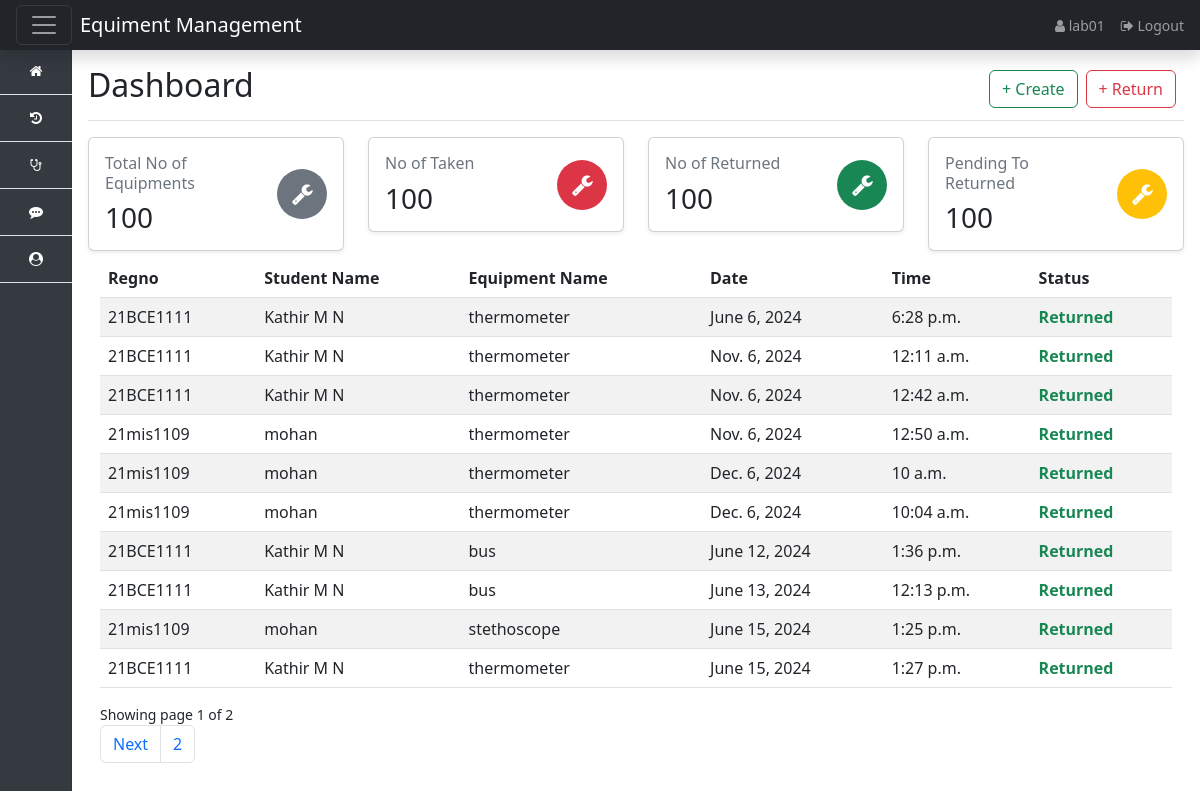
Screenshot of /Dashboard (signed in) with the database file from the repository.
### app/models.py (models this page shows, shortened)
class Manage_Equiment(models.Model):
    borrowed_date = models.DateField(default=now)
    borrowed_time = models.TimeField()
    regno = models.CharField(max_length=100)
    stud_name = models.CharField(max_length=100,null=True)
    category = models.CharField(max_length=266)
    returned_time = models.TimeField(null=True, blank=True)
    returned_date = models.DateField(null=True, blank=True)
    status = models.BooleanField(default=False)
    handled_by = models.ForeignKey(User, on_delete=models.SET_NULL, null=True, blank=True)
    class Meta:
        ordering: ['-date'] # type: ignore

### app/views.py (the view)
# urls.py: path('Dashboard',views.index, name='index'),
def index(request):
    categories = Category.objects.all()
    equipment = Manage_Equiment.objects.filter(handled_by=request.user)
    paginator = Paginator(equipment,10)
    page_number = request.GET.get('page')
    page_obj = Paginator.get_page(paginator,page_number)
    context = {
        'equiment' : equipment,
        'page_obj' : page_obj
    }
    return render(request,'equiments/index.html',context)

### Template/equiments/index.html (shortened to what this page needs)
{% extends 'base.html' %}
{% block content %}
    <div class="d-flex justify-content-between flex-wrap flex-md-nowrap align-items-center  pb-2 mb-3 border-bottom">
        <h1 class="h2">Dashboard</h1>
        <div class="btn-toolbar mb-2 mb-md-0">
            <div class="btn-group me-2">
                <a href="{% url 'borrowequipment' %}" class="btn btn-outline-success">+ Create</a>
            </div>
            <div class="btn-group me-2">
                <a href="{% url 'returnequipment' %}" class="btn btn-outline-danger">+ Return</a>
            </div>
        </div>
    </div>
    <div class="row g-6 mb-6">
        <div class="col-xl-3 col-sm-6 col-12 mb-2">
            <div class="card shadow-sm">
                <div class="card-body">
                    <div class="row">
                        <div class="col">
                            <span class="h6 font-semibold text-muted text-sm d-block mb-2">Total No of Equipments</span>
                            <span class="h3 font-bold mb-0">100</span>
                        </div>
                        <div class="col-auto d-flex align-items-center justify-content-center">
                            <div class="icon icon-shape bg-secondary text-white text-lg rounded-circle d-flex align-items-center justify-content-center" style="width: 50px; height: 50px;">
                                <i class="fa fa-wrench" style="scale: 1.6;"></i>
                            </div>
                        </div>
                    </div>
                </div>
            </div>
        </div>
        <div class="col-xl-3 col-sm-6 col-12 mb-2">
            <div class="card shadow-sm">
                <div class="card-body">
                    <div class="row">
                        <div class="col">
                            <span class="h6 font-semibold text-muted text-sm d-block mb-2">No of Taken</span>
                            <span class="h3 font-bold mb-0">100</span>
                        </div>
                        <div class="col-auto d-flex align-items-center justify-content-center">
                            <div class="icon icon-shape bg-danger text-white text-lg rounded-circle d-flex align-items-center justify-content-center" style="width: 50px; height: 50px;">
                                <i class="fa fa-wrench" style="scale: 1.6;"></i>
                            </div>
                        </div>
                    </div>
                </div>
            </div>
        </div>
        <div class="col-xl-3 col-sm-6 col-12 mb-2">
            <div class="card shadow-sm">
                <div class="card-body">
                    <div class="row">
                        <div class="col">
                            <span class="h6 font-semibold text-muted text-sm d-block mb-2">No of Returned</span>
                            <span class="h3 font-bold mb-0">100</span>
                        </div>
                        <div class="col-auto d-flex align-items-center justify-content-center">
                            <div class="icon icon-shape bg-success text-white text-lg rounded-circle d-flex align-items-center justify-content-center" style="width: 50px; height: 50px;">
                                <i class="fa fa-wrench" style="scale: 1.6;"></i>
                            </div>
                        </div>
                    </div>
                </div>
            </div>
        </div>
        <div class="col-xl-3 col-sm-6 col-12 mb-2">
            <div class="card shadow-sm">
                <div class="card-body">
                    <div class="row">
                        <div class="col">
                            <span class="h6 font-semibold text-muted text-sm d-block mb-2">Pending To Returned</span>
                            <span class="h3 font-bold mb-0">100</span>
                        </div>
                        <div class="col-auto d-flex align-items-center justify-content-center">
                            <div class="icon icon-shape bg-warning text-white text-lg rounded-circle d-flex align-items-center justify-content-center" style="width: 50px; height: 50px;">
                                <i class="fa fa-wrench" style="scale: 1.6;"></i>
                            </div>
                        </div>
                    </div>
                </div>
            </div>
        </div>
    </div>
    <div class="container">
        <table class="table table-striped table-hover">
            <thead>
                <tr>
                    <th>Regno</th>
                    <th>Student Name</th>
                    <th>Equipment Name</th>
                    <th>Date</th>
                    <th>Time</th>
                    <th>Status</th>
                </tr>
            </thead>
            <tbody>
                {% for equiments in page_obj %}
                <tr>
                    <td>{{equiments.regno}}</td>
                    <td>{{equiments.stud_name}}</td>
                    <td>{{equiments.category}}</td>
                    <td>{{equiments.borrowed_date}}</td>
                    <td>{{equiments.borrowed_time}}</td>
                    <td>{% if equiments.status == False %} <span style="color: red;">Pending to Return</span>
                        {% else %}
                        <span style="color: rgb(25, 135, 84); font-weight: bold ;"> Returned </span>
                        {% endif %}
                    </td>
                </tr>
                {% endfor %}
            </tbody>
        </table>
        <div class="">
            Showing page {{page_obj.number}} of {{page_obj.paginator.num_pages}}
        </div>
        <ul class="pagination align-right float-right mr-auto">
            {% if page_obj.has_next %}
            <li class="page-item"><a class="page-link" href="?page={{page_obj.next_page_number}}">Next</a></li>
            <li class="page-item"><a class="page-link" href="?page={{ page_obj.paginator.num_pages }}">{{ page_obj.paginator.num_pages }}</a></li>
            {% endif %}
        </ul>
    </div>
{% endblock %}

### Template/base.html (shortened to what this page needs)
{% load static %}
<html lang="en">
  <head>
<link href="{% static 'css/bootstrap.min.css'%}" rel="stylesheet" >
<link href="{% static 'sidebars.css'%}" rel="stylesheet">
<link rel="stylesheet" href="{% static 'css/dashboard.css'%}">
<link rel="stylesheet" href="https://cdn.jsdelivr.net/npm/@docsearch/css@3">
<link rel="stylesheet" href="https://cdnjs.cloudflare.com/ajax/libs/font-awesome/4.7.0/css/font-awesome.min.css">
<link rel="stylesheet" href="">
    <link href="dashboard.css" rel="stylesheet">
  </head>
  <body>
<nav class="navbar navbar-dark sticky-top bg-dark flex-md-nowrap p-0 shadow">
  <div class="d-flex align-items-center col-md-3 col-lg-2 me-0 px-3 fs-6">
    <button class="navbar-toggler" type="button" id="navbar-toggler">
      <span class="navbar-toggler-icon"></span>
    </button>
    <a class="navbar-brand ms-2" href="#">Equiment Management</a>
  </div>
  <div class="d-flex justify-content-end align-items-center col-md-9 col-lg-10">
    <ul class="navbar-nav px-3 d-flex flex-row align-items-center">
      {% if request.user.is_authenticated %}
      <li class="nav-item text-nowrap me-3">
          <a class="nav-link" aria-current="page" href="#">
              <i class="fa fa-user"></i> {{ request.user }}
          </a>
      </li>
      <li class="nav-item text-nowrap">
          <a class="nav-link" aria-current="page" href="{% url 'logout' %}">
              <i class="fa fa-sign-out"></i> Logout
          </a>
      </li>
      {% endif %}
    </ul>
  </div>
</nav>
<div class="container-fluid">
  <div class="row">
   {% include 'partials/sidebar.html' %}
   <main class="content col">
    {% block content %}{% endblock %}
</main>
  </div>
</div>
</body>
  </body>
</html>

### Static/css/sidebars.css (style rules this page uses)
body { min-height: 100vh; min-height: -webkit-fill-available; }
html { height: -webkit-fill-available; }
main { height: 100vh; height: -webkit-fill-available; max-height: 100vh; overflow-x: auto; overflow-y: hidden; }

### Static/css/dashboard.css (style rules this page uses)
body { font-size: .875rem; overflow-x: hidden; }
.content { margin-left: 4.5rem; padding: 1rem; }
.navbar { height: 50px; }
.navbar-toggler { padding: 0.25rem 0.75rem; }
.navbar-toggler-icon { width: 1.5em; height: 1.5em; }
.navbar-brand { font-size: 1.25rem; }

### Template/base.html (style rules this page uses)
.navbar { height: 50px; }
.navbar-toggler { padding: 0.25rem 0.75rem; / }
.navbar-toggler-icon { width: 1.5em; height: 1.5em; / }
.navbar-brand { font-size: 1.25rem; }

### rows the page displays
Manage_Equiment: regno "21BCE1111", stud_name "Kathir M N", category "thermometer", borrowed_date "June 6, 2024", borrowed_time "6:28 p.m.", status "Returned"
Manage_Equiment: regno "21BCE1111", stud_name "Kathir M N", category "thermometer", borrowed_date "Nov. 6, 2024", borrowed_time "12:11 a.m.", status "Returned"
Manage_Equiment: regno "21BCE1111", stud_name "Kathir M N", category "thermometer", borrowed_date "Nov. 6, 2024", borrowed_time "12:42 a.m.", status "Returned"
Manage_Equiment: regno "21mis1109", stud_name "mohan", category "thermometer", borrowed_date "Nov. 6, 2024", borrowed_time "12:50 a.m.", status "Returned"
Manage_Equiment: regno "21mis1109", stud_name "mohan", category "thermometer", borrowed_date "Dec. 6, 2024", borrowed_time "10 a.m.", status "Returned"
Manage_Equiment: regno "21mis1109", stud_name "mohan", category "thermometer", borrowed_date "Dec. 6, 2024", borrowed_time "10:04 a.m.", status "Returned"
Manage_Equiment: regno "21BCE1111", stud_name "Kathir M N", category "bus", borrowed_date "June 12, 2024", borrowed_time "1:36 p.m.", status "Returned"
Manage_Equiment: regno "21BCE1111", stud_name "Kathir M N", category "bus", borrowed_date "June 13, 2024", borrowed_time "12:13 p.m.", status "Returned"
Manage_Equiment: regno "21mis1109", stud_name "mohan", category "stethoscope", borrowed_date "June 15, 2024", borrowed_time "1:25 p.m.", status "Returned"
Manage_Equiment: regno "21BCE1111", stud_name "Kathir M N", category "thermometer", borrowed_date "June 15, 2024", borrowed_time "1:27 p.m.", status "Returned"

### other values shown
{{ request.user }} "lab01"
{{ page_obj.number }} "1"
{{ page_obj.paginator.num_pages }} "2"
